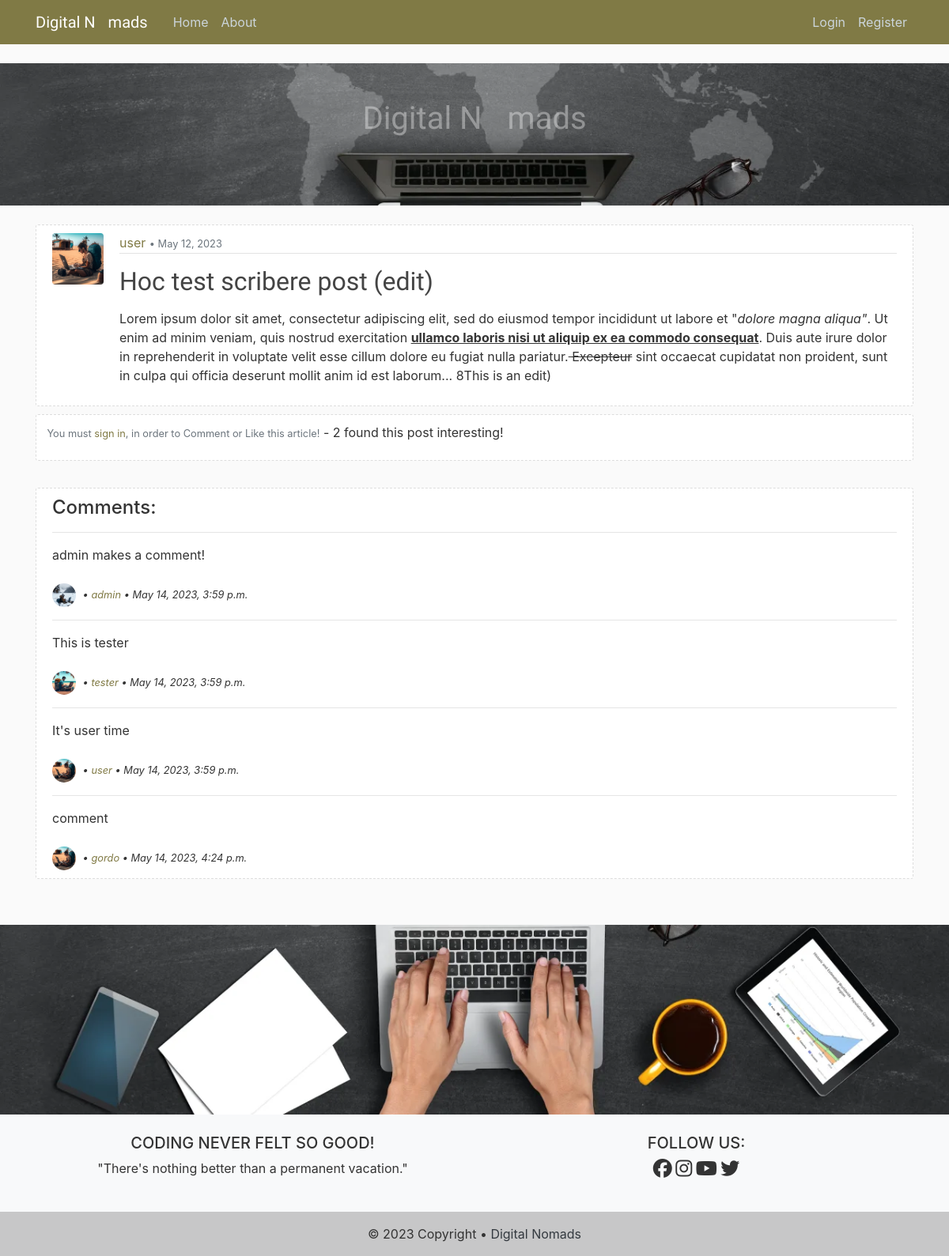
The page /post/68/ on the database as committed earlier.
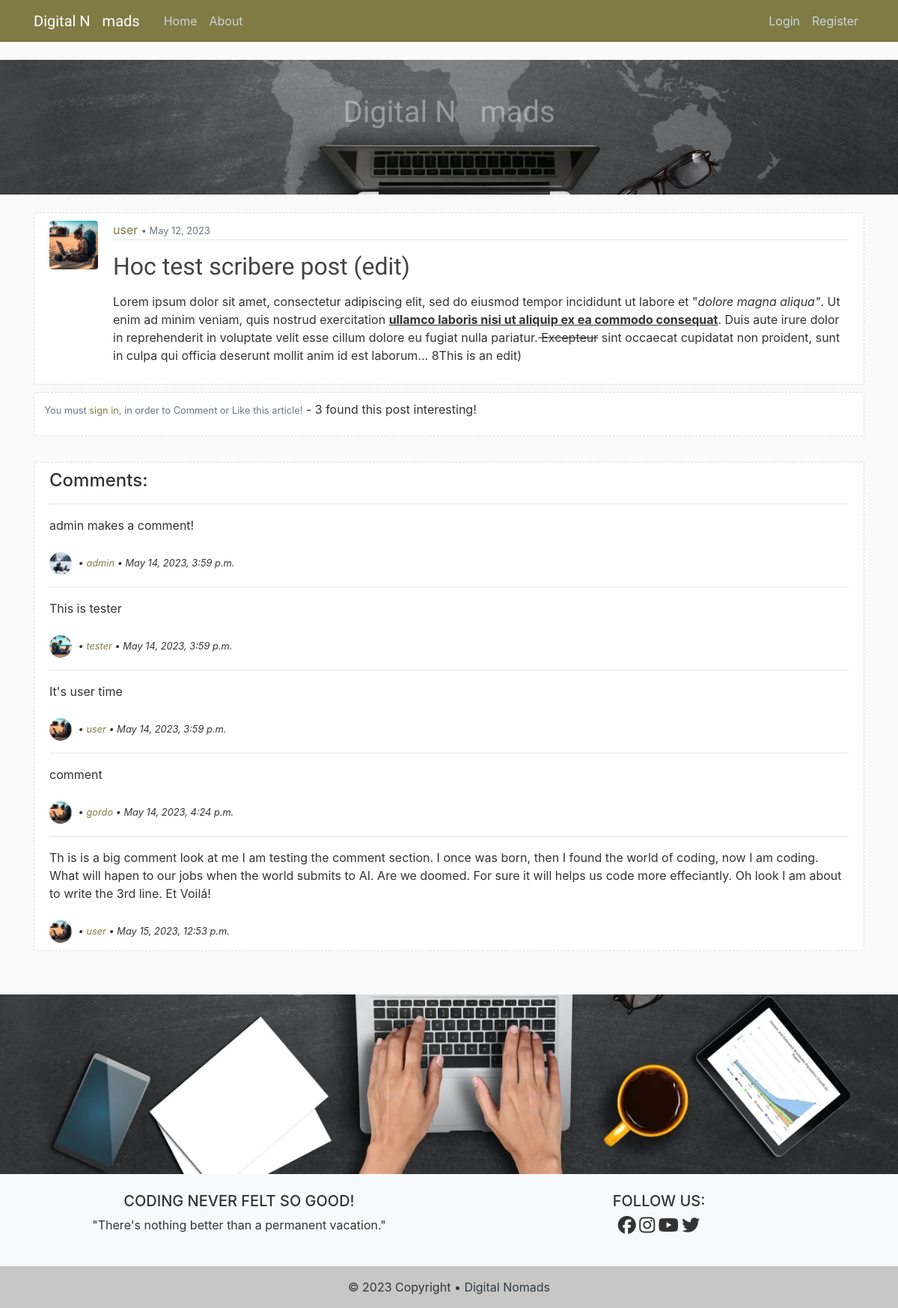
The same page on the database as committed later.
### blog/models.py (models this page shows, shortened)
class Post(models.Model):
    title = models.CharField(max_length=150)                    # Title field for 150 characters
    content = RichTextField(validators=[MaxLengthValidator(1000)])              # Text field
    date_posted = models.DateTimeField(default=timezone.now)    # Time Stamp for the defaults Time Zone
    author = models.ForeignKey(User, on_delete=models.CASCADE)  # User if User gets delete, so are its Posts
    likes = models.ManyToManyField(User, related_name='posts')
    def total_likes(self):
        return self.likes.count()

class Comment(models.Model):
    post = models.ForeignKey(Post, related_name="comments", on_delete=models.CASCADE)
    body = models.TextField()
    date_commented = models.DateTimeField(auto_now_add=True)
    author = models.ForeignKey(User, on_delete=models.CASCADE, related_name='comments')

### users/models.py (models this page shows, shortened)
class Profile(models.Model):
    user = models.OneToOneField(User, on_delete=models.CASCADE)
    image = models.ImageField(default='default.png', upload_to='profile_img')
    bio = models.TextField(max_length=500, blank=True, null=True)

### blog/views.py (the view)
# urls.py: path('post/<int:pk>/', PostDetailView.as_view(), name='post-detail'),
class PostDetailView(DetailView):
    model = Post
    def get_context_data(self, *args, **kwargs):
        context = super(PostDetailView, self).get_context_data(*args, **kwargs)
        click = get_object_or_404(Post, id=self.kwargs['pk'])
        total_likes = click.total_likes()
        liked = False
        if click.likes.filter(id=self.request.user.id).exists():
            liked = True
        context["total_likes"] = total_likes
        context["liked"] = liked
        return context

### blog/templates/blog/post_detail.html (shortened to what this page needs)
{% extends "blog/base.html" %}
{% block content %}
    <br>
    <article class="media panels">
        <img class="rounded imgposter" src="{{ object.author.profile.image.url }}" alt="Users Profile image">
        <div class="media-body">
            <div class="post-panel">
                    <a href="{% url 'post-user' object.author.username %}">{{ object.author }}</a>
                    <small class="text-muted"> • {{ object.date_posted|date:"N d, Y" }}</small>
            </div>
            <div>
                <h2 class="title">{{ object.title }}</h2>
                <p class="post-content">{{ object.content|safe }}</p>
            </div>
        </div>
    </article>
    <section>
        <div class="container panels">
            <div class="row">
                    <pre> </pre>
                <form action="{% url 'like-post' post.pk %}" method="POST">
                    {% if user.is_authenticated %}
                        {% if liked %}
                        <button class="btn btn-outline-danger panels" type="submit" name="post_id" value="{{ post.id }}"><i class="fa-solid fa-heart"></i></button>
                        {% else %}
                        <button class="btn btn-outline-danger panels" type="submit" name="post_id" value="{{ post.id }}"><i class="fa-regular fa-heart"></i></button>
                        {% endif %}
                    {% else %}
                        <small class="text-muted">You must <a href="{% url 'login' %}">sign in</a>, in order to Comment or Like this article!</small>
                    {% endif %}
                        - {{ total_likes }} found this post interesting!
                </form>
            </div>
        </div>
        <br>
    </section>
    <section class="panels">
        <h4>Comments:</h4>
        {% if not post.comments.all %}
            <em>No Comments...</em>
            <br>
            {% if user.is_authenticated %}
                <a href="{% url 'post-comment' post.pk %}">Add a Comment</a>
            {% endif %}
        {% else %}
                {% for comment in post.comments.all %}
                <hr>
                {{ comment.body}}
                <br>
                <br>
                <small>
                    <em><img class="rounded-circle imgcommenter" src="{{ comment.author.profile.image.url }}" alt="Users Profile image"> • <a href="{% url 'post-user' comment.author.username %}">{{ comment.author.username }}</a> • {{ comment.date_commented}}</em>
                </small>
            {% endfor %}
        {% endif %}
    </section>
    <br>
    <br>
{% endblock %}

### blog/templates/blog/base.html (shortened to what this page needs)
{% load static %}
<!DOCTYPE html>
<html>
<head>
    <link rel="stylesheet" href="https://maxcdn.bootstrapcdn.com/bootstrap/4.0.0/css/bootstrap.min.css">
    <link rel="stylesheet" type="text/css" href="{% static '/css/style.css' %}">
</head>
<body>
    <div class="picheader">
      <h1 class="centered">Digital N<box-icon class="cog" name='cog' animation='spin' color='rgba(255, 0, 0, 0.37)' size="2rem"></box-icon>mads</h1>
    </div>
    <header class="header">
      <nav class="navbar navbar-expand-md navbar-dark bg-steel fixed-top">
        <div class="container">
          <a class="navbar-brand mr-4 logo" href="{% url 'blog-home' %}">Digital N<box-icon name='cog' animation='spin' color='#ffffff' size="1rem"></box-icon>mads</a>
          <div class="collapse navbar-collapse" id="navbarToggle">
            <div class="navbar-nav mr-auto">
              <a class="nav-item nav-link" href="{% url 'blog-home' %}">Home</a>
              <a class="nav-item nav-link" href="{% url 'blog-about' %}">About</a>
            </div>
            <div class="navbar-nav">
              {% if user.is_authenticated %}
                <a class="nav-item nav-link" href="{% url 'post-create' %}">Post</a>
                <a class="nav-item nav-link" href="{% url 'profile' %}">Profile</a>
                <a class="nav-item nav-link" href="{% url 'logout' %}">Logout</a>
              {% else %}
                <a class="nav-item nav-link" href="{% url 'login' %}">Login</a>
                <a class="nav-item nav-link" href="{% url 'register' %}">Register</a>
              {% endif %}
            </div>
          </div>
        </div>
      </nav>
    </header>
    <main role="main" class="container">
      <div class="row">
        <div class="col-md-12">
          {% block content %}
          {% endblock %}
        </div>
    </main>
      <div class="picfooter"></div>
      <footer class="bg-light text-center text-lg-start">
        <div class="container p-4">
          <div class="row">
            <div class="col-lg-6 col-md-12 mb-4 mb-md-0">
              <h5 class="text-uppercase">Coding never felt so good!</h5>
              <p>
                "There's nothing better than a permanent vacation."
              </p>
            </div>
            <div class="col-lg-6 col-md-12 mb-4 mb-md-0">
              <h5 class="text-uppercase">Follow us:</h5>
              <p>
                <a class="facebook" href="https://www.facebook.com/" aria-label="Link to Facebook" target="_blank"><i class="fa-brands fa-facebook"></i></a>
                <a class="instagram" href="https://www.instagram.com/" aria-label="Link to Instagram" target="_blank"><i class="fa-brands fa-instagram"></i></a>
                <a class="youtube" href="https://www.youtube.com/" aria-label="Link Youtube" target="_blank"><i class="fa-brands fa-youtube"></i></a>
                <a class="twitter" href="https://www.twitter.com/" aria-label="Link to Twitter" target="_blank"><i class="fa-brands fa-twitter"></i></a>
              </p>
            </div>
          </div>
        </div>
        <div class="text-center p-3" style="background-color: rgba(0, 0, 0, 0.2);">
          © 2023 Copyright •
          <a class="text-dark" href="#">Digital Nomads</a>
        </div>
      </footer>
</body>
</html>

### blog/static/css/style.css (style rules this page uses)
body { background: #fafafa; color: #333333; margin-top: 5rem; }
.panels { background: #ffffff; padding: 10px 20px; border: 1px dashed #dddddd; border-radius: 3px; margin-bottom: 10px; }
.post-panel { color: #000000; padding-bottom: 1px; margin-bottom: 4px; border-bottom: 1px solid #e3e3e3 }
.logo { font-family: 'Audiowide', sans-serif; }
h1, h2, h3 { font-family: 'Staatliches', sans-serif; color: #444444; margin-top: 1rem; }
.bg-steel { background-color: #807a45; }
.header .navbar-nav .nav-link { color: #cbd5db; font-size: 1rem; }
.centered { position: absolute; top: 30%; left: 50%; transform: translate(-50%, -50%); font-family: 'Audiowide', sans-serif; color: rgba(255, 255, 255, 0.37); }
.picheader { height: 50px; width: 100%; background: url(/picheader.webp) no-repeat center; background-size: 100%; padding-top: 15vw; object-fit: cover; position: relative; text-align: center; color: white; }
.post-content { white-space: pre-line; }
.imgposter { height: 65px; width: 65px; margin-right: 20px; }
.imgcommenter { height: 30px; width: 30px; margin-right: 5px; }
.picfooter { height: 50px; width: 100%; background: url(/picheader.webp) no-repeat center bottom; background-size: 100%; padding-bottom: 20vw; object-fit: cover; }
a { color: #807a45; }
.fa-brands { color: #333333; font-size: x-large; }

Rows that differ between the two databases and show on the page:
added Comment: body "Th is is a big comment look at me I am testing the comment section. I once was born, then I found the world of coding, now I am coding. What will hapen to our jobs when the world submits to AI. Are we doomed. For sure it will helps us code more effeciantly. Oh look I am about to write the 3rd line. Et Voilá!", author.profile.image (placeholder picture), author.username "user", date_commented "May 15, 2023, 12:53 p.m."
Other text that changed with them:
{{ total_likes }}: "2" → "3"
